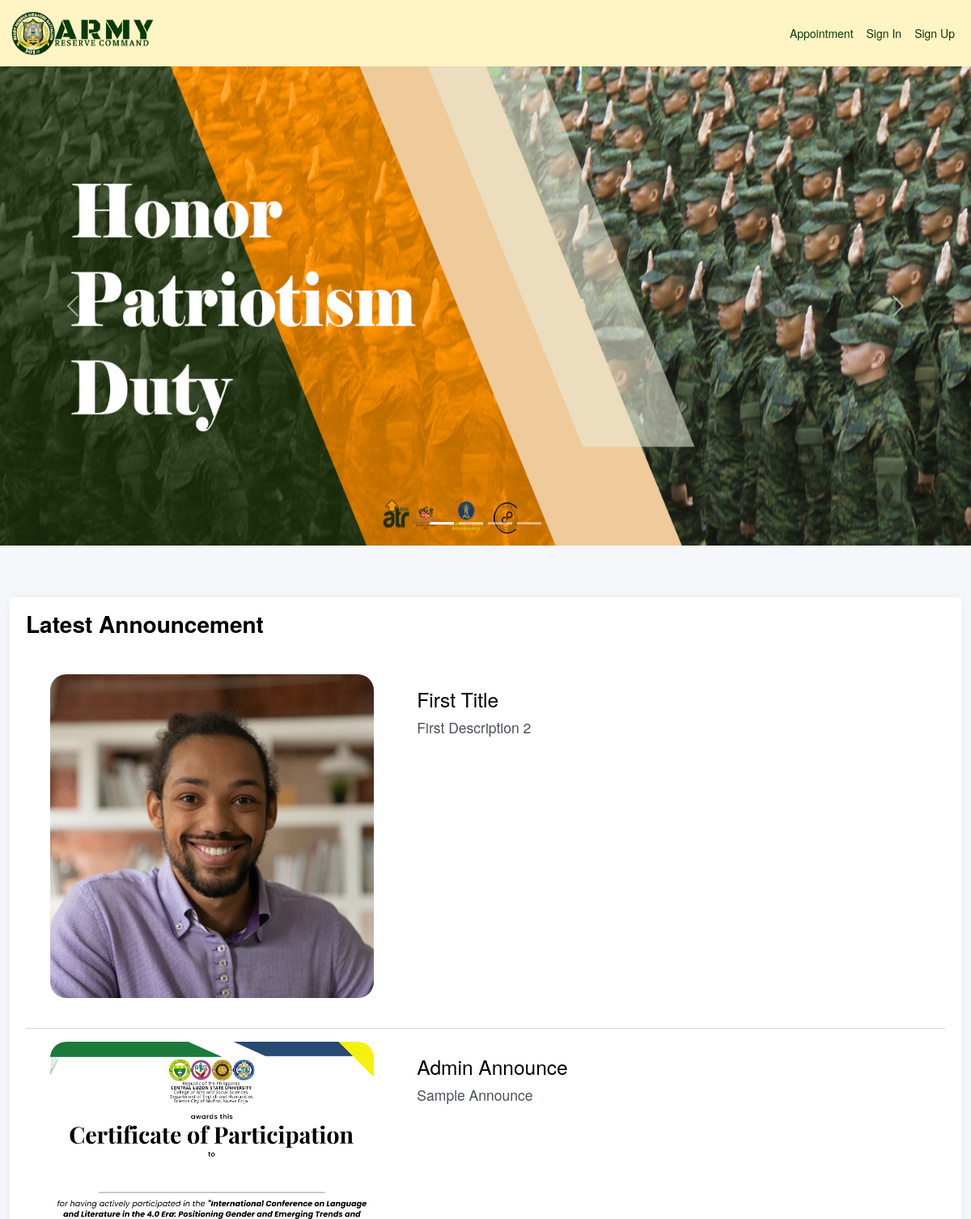
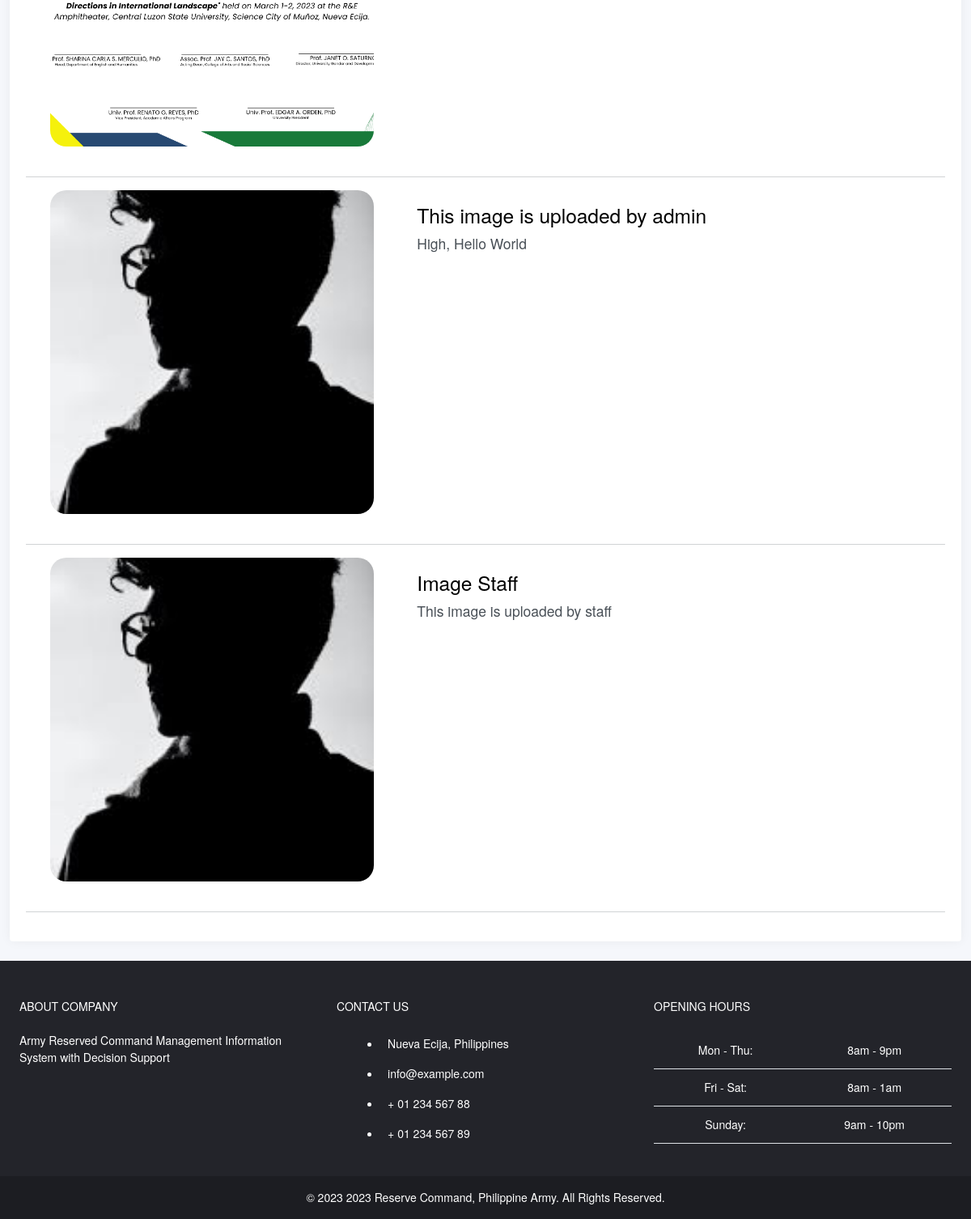
Screenshot of /bulletin.php with the database file from the repository (2 pictures, top to bottom).
### tables this page shows
CREATE TABLE `announcements` (
  `ann_id` int(250) NOT NULL,
  `img` varchar(250) NOT NULL,
  `title` varchar(250) NOT NULL,
  `description` varchar(250) NOT NULL,
  `status` varchar(100) NOT NULL,
  `date_created` date NOT NULL,
  `time_created` time(6) NOT NULL,
  `date_modified` date NOT NULL,
  `time_modified` time(6) NOT NULL
);

### bulletin.php (the view, shortened to what this page needs)
<!DOCTYPE html>
<html lang="en">
<?php include 'header_main.php' ?>
<body style="background-color: white;">
    <div class="wrapper">
        <div class="main">
            <?php include 'bulletin_navigation.php' ?>
            <?php include 'bulletin_carousel.php'?>
    <div class="container marketing">
    <div class="card">
        <div class="card-header">
            <h1><strong>Latest Announcement</strong> </h1>
        </div>
        <div class="card-body">
            <?php
            $conn = mysqli_connect("localhost", "root", "");
                $result = mysqli_query($conn, "select img, title, description from announcements WHERE status != 'archive' ORDER BY date_modified") or die("Query for latest reservist....");
                while (list($img, $title, $description) = mysqli_fetch_array($result)) {
                    echo "
                    <div class='row featurette'>
                    <div class='col-md-7 order-md-2 mt-3'>
                        <h2 class='featurette-heading'>$title</h2>
                        <p class='lead'>$description</p>
                    </div>
                    <div class='col-md-5 order-md-1 text-center'>
                          <img src='img/announcement/$img' alt='Admin' class='public_announce_image'>
                    </div>
                    </div>
                    <br>
                    <hr class='featurette-divider'>
                ";
                }
            ?>
                    </div>
                </div>
            </div>
        </div>
    </div>
            <?php include 'bulletin_footer.php' ?>
</body>
</html>

### header_main.php (shortened to what this page needs)
<head>
    <link href="css/app.css" rel="stylesheet">
    <link rel="stylesheet" type="text/css" href="css/print.css" media="print">
    <link rel="stylesheet" href="css/jquery.dataTables.min.css">
</head>

### bulletin_navigation.php (shortened to what this page needs)
<nav class="navbar navbar-expand-lg navbar-dark public_nav" style="padding: 0;">
  <div class="container">
    <a class="navbar-brand" href="bulletin.php"> <img src="img/icons/army_logo.png" alt="Charles Hall" class="img-fluid p-0" width="180" height="150" /> </a>
    <div class="collapse navbar-collapse" id="navbarText">
      <span class="">
      <ul class="navbar-nav me-auto mb-2 mb-lg-0">
        <li class="nav-item">
          <a class="nav-link" href="bulletin_appointment.php">Appointment</a>
        </li>
        <li class="nav-item">
          <a class="nav-link" href="sign-in.php">Sign In</a>
        </li>
        <li class="nav-item">
          <a class="nav-link" href="sign-choices.php">Sign Up</a>
        </li>
      </ul>
      </span>
    </div>
  </div>
</nav>

### bulletin_carousel.php (shortened to what this page needs)
<div id="myCarousel" class="carousel slide" data-bs-ride="carousel">
  <div class="carousel-indicators">
    <button type="button" data-bs-target="#myCarousel" data-bs-slide-to="0" class="active" aria-current="true" aria-label="Slide 1"></button>
    <button type="button" data-bs-target="#myCarousel" data-bs-slide-to="1" aria-label="Slide 2"></button>
    <button type="button" data-bs-target="#myCarousel" data-bs-slide-to="2" aria-label="Slide 3"></button>
    <button type="button" data-bs-target="#myCarousel" data-bs-slide-to="3" aria-label="Slide 4"></button>
  </div>
  <div class="carousel-inner">
    <div class="carousel-item active">
      <img src="img/caro/caro1.jpg" class="d-block w-100" alt="Sunset Over the City"/>
    </div>
  </div>
  <button class="carousel-control-prev" type="button" data-bs-target="#myCarousel" data-bs-slide="prev">
    <span class="carousel-control-prev-icon" aria-hidden="true"></span>
  </button>
  <button class="carousel-control-next" type="button" data-bs-target="#myCarousel" data-bs-slide="next">
    <span class="carousel-control-next-icon" aria-hidden="true"></span>
  </button>
</div>

### bulletin_footer.php (shortened to what this page needs)
<footer class="text-white text-center text-lg-start" style="background-color: #23242a;">
  <div class="container p-4">
    <div class="row mt-4">
      <div class="col-lg-4 col-md-12 mb-4 mb-md-0">
        <h5 class="text-uppercase mb-4" style="color: white">About company</h5>
        <p>
          Army Reserved Command Management Information System with Decision Support
        </p>
      </div>
      <div class="col-lg-4 col-md-6 mb-4 mb-md-0">
        <h5 class="text-uppercase mb-4 pb-1" style="color: white">Contact Us</h5>
        <ul class="fa-ul" style="margin-left: 1.65em;">
          <li class="mb-3">
            <span class="fa-li"><i class="fas fa-home"></i></span><span class="ms-2">Nueva Ecija, Philippines</span>
          </li>
          <li class="mb-3">
            <span class="fa-li"><i class="fas fa-envelope"></i></span><span class="ms-2">info@example.com</span>
          </li>
          <li class="mb-3">
            <span class="fa-li"><i class="fas fa-phone"></i></span><span class="ms-2">+ 01 234 567 88</span>
          </li>
          <li class="mb-3">
            <span class="fa-li"><i class="fas fa-print"></i></span><span class="ms-2">+ 01 234 567 89</span>
          </li>
        </ul>
      </div>
      <div class="col-lg-4 col-md-6 mb-4 mb-md-0">
        <h5 class="text-uppercase mb-4" style="color: white">Opening hours</h5>
        <table class="table text-center text-white">
          <tbody class="font-weight-normal">
            <tr>
              <td>Mon - Thu:</td>
              <td>8am - 9pm</td>
            </tr>
            <tr>
              <td>Fri - Sat:</td>
              <td>8am - 1am</td>
            </tr>
            <tr>
              <td>Sunday:</td>
              <td>9am - 10pm</td>
            </tr>
          </tbody>
        </table>
      </div>
    </div>
  </div>
  <div class="text-center p-3" style="background-color: rgba(0, 0, 0, 0.2);">
    © 2023 2023 Reserve Command, Philippine Army. All Rights Reserved.
  </div>
</footer>

### css/print.css (style rules this page uses)
.card { margin: -2rem; margin-left: -2rem; margin-right: -2rem; }
body, .content { background-color: white; }
footer, head, #sidebar, #top-nav, .header-dash { display: none; }

### rows the page displays
announcements: title "First Title", description "First Description 2", img (picture)
announcements: title "Admin Announce", description "Sample Announce", img (picture)
announcements: title "This image is uploaded by admin", description "High, Hello World", img (picture)
announcements: title "Image Staff", description "This image is uploaded by staff", img (picture)
